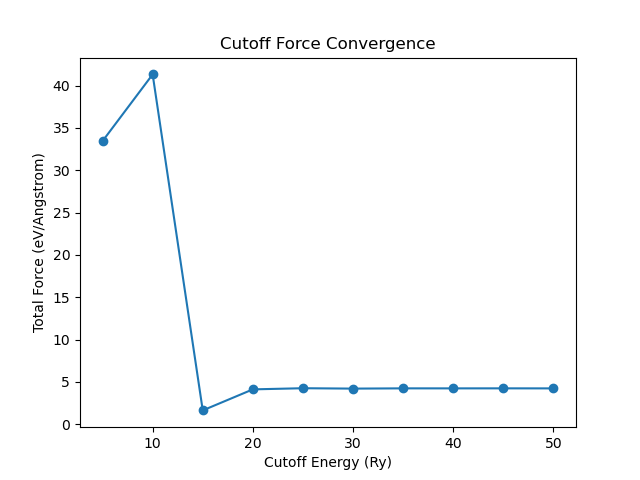

The script that saved this image:
import os
from labutil.plugins.pwscf import run_qe_pwscf, PWscf_inparam, parse_qe_pwscf_output
from labutil.objects import Struc, Dir, ase2struc, Kpoints, PseudoPotential
from ase.spacegroup import crystal
from ase.io import write
import matplotlib.pyplot as plt


def make_struc(alat):
    """
    Creates the crystal structure using ASE.
    :param alat: Lattice parameter in angstrom
    :return: structure object converted from ase
    """
    # set primitive_cell=False if you want to create a simple cubic unit cell with 8 atoms
    gecell = crystal(
        "Ge",
        [(0, 0, 0)],
        spacegroup=227,
        cellpar=[alat, alat, alat, 90, 90, 90],
        primitive_cell=True,
    )
    #perturb the position of the atom slightly
    gecell.positions[0, 2] = gecell.positions[0, 2] + 0.05 * alat
    print(gecell.positions)
    # check how your cell looks like
    # write('s.cif', gecell)
    structure = Struc(ase2struc(gecell))
    return structure


def compute_energy(alat, nk, ecut):
    """
    Make an input template and select potential and structure, and the path where to run
    """
    potname = "ge_lda_v1.4.uspp.F.UPF"
    pseudopath = os.environ["QE_POTENTIALS"]
    potpath = os.path.join(pseudopath, potname)
    pseudopots = {
        "Ge": PseudoPotential(
            name=potname, path=potpath, ptype="uspp", element="Ge", functional="LDA"
        )
    }
    struc = make_struc(alat=alat)
    kpts = Kpoints(gridsize=[nk, nk, nk], option="automatic", offset=False)
    script_dir = os.path.dirname(os.path.abspath(__file__))
    runpath = Dir(path=os.path.join(script_dir, f"cutoff_{ecut}"))
    input_params = PWscf_inparam(
        {
            "CONTROL": {
                "calculation": "scf",
                "pseudo_dir": pseudopath,
                "outdir": runpath.path,
                "tstress": True,
                "tprnfor": True,
                "disk_io": "none",
            },
            "SYSTEM": {
                "ecutwfc": ecut,
            },
            "ELECTRONS": {
                "diagonalization": "david",
                "mixing_beta": 0.5,
                "conv_thr": 1e-7,
            },
            "IONS": {},
            "CELL": {},
        }
    )

    output_file = run_qe_pwscf(
        runpath=runpath,
        struc=struc,
        pseudopots=pseudopots,
        params=input_params,
        kpoints=kpts,
    )
    output = parse_qe_pwscf_output(outfile=output_file)
    return output


def lattice_scan(ecut):
    #params : ecut - cutoff radius
    nk = 4
    ecut = ecut
    alat = 5.658
    output = compute_energy(alat=alat, ecut=ecut, nk=nk)
    force = output["force"]
    print(force)
    return force

if __name__ == "__main__":
    # put here the function that you actually want to run
    cuts = [5, 10, 15, 20, 25, 30, 35, 40, 45, 50]
    forces = []
    for cut in cuts:
        f = lattice_scan(cut)
        forces.append(f)
    #create a table with cuts, energy in eV, energy in Ry, and difference with the last value, which we call E_true
    F_true = forces[-1]
    import pandas as pd

    data = {
        "Cutoff (Ry)": cuts,
        "Total Force (eV/Angstrom)": forces,
        "Convergence Level (eV/Angstrom), Total": [abs(f - F_true) for f in forces],
    }
    df = pd.DataFrame(data)
    df.to_csv('cutoff_convergence_results.csv', index=False)
    print(df)
    plt.plot(cuts, forces, marker='o')
    plt.title('Cutoff Force Convergence')
    plt.xlabel('Cutoff Energy (Ry)')
    plt.ylabel('Total Force (eV/Angstrom)')
    plt.savefig('force_cutoff.png')
    plt.show()
